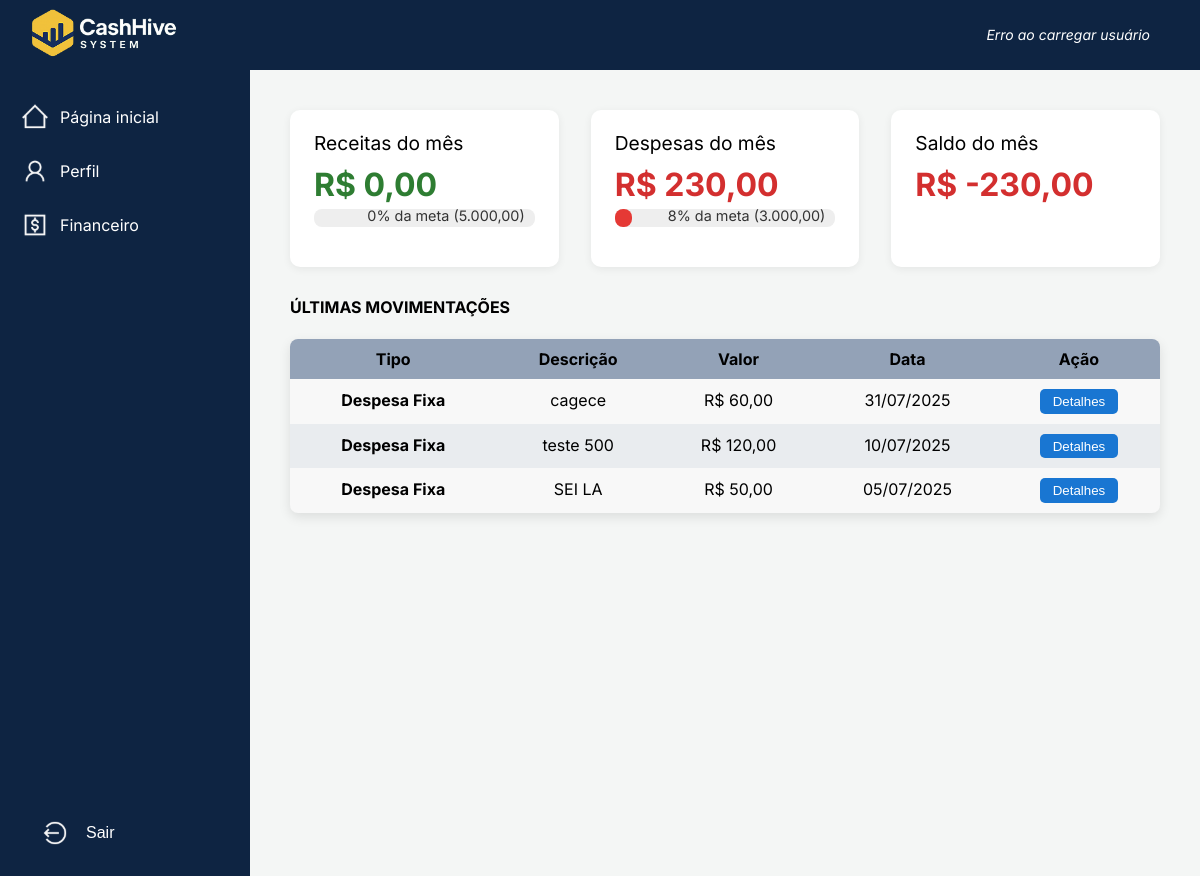
Screenshot of /public/homepage.php (signed in) with the database file from the repository.
### tables this page shows
CREATE TABLE `despesas_fixas` (
  `id_despesa` int(11) NOT NULL,
  `categoria` varchar(50) NOT NULL,
  `data_conta` date NOT NULL,
  `data_pagamento` date NOT NULL,
  `descricao` varchar(255) NOT NULL,
  `valor` decimal(10,2) NOT NULL,
  `id_forma_pagamento` int(11) DEFAULT NULL
);

### public/homepage.php (the view, shortened to what this page needs)
<?php
$conn = Conexao::getConn();
$mesAtual = date('m');
$anoAtual = date('Y');
$stmt = $conn->prepare("SELECT SUM(total_receita) as total FROM RECEITA WHERE MONTH(data_venda) = ? AND YEAR(data_venda) = ?");
$stmt->execute([$mesAtual, $anoAtual]);
$totalReceitas = $stmt->fetchColumn() ?: 0;
$totalDespesas = 0;
$stmt = $conn->prepare("SELECT SUM(valor) FROM DESPESAS_FIXAS WHERE MONTH(data_conta) = ? AND YEAR(data_conta) = ?");
$stmt->execute([$mesAtual, $anoAtual]);
$totalDespesas += $stmt->fetchColumn() ?: 0;
$stmt = $conn->prepare("SELECT SUM(total_despesa) FROM DESPESA_PRODUTO WHERE MONTH(data_compra) = ? AND YEAR(data_compra) = ?");
$stmt->execute([$mesAtual, $anoAtual]);
$totalDespesas += $stmt->fetchColumn() ?: 0;
$stmt = $conn->prepare("SELECT SUM(valor) FROM DESPESA_VARIADOS WHERE MONTH(data_conta) = ? AND YEAR(data_conta) = ?");
$stmt->execute([$mesAtual, $anoAtual]);
$totalDespesas += $stmt->fetchColumn() ?: 0;
$saldo = $totalReceitas - $totalDespesas;
$movimentacoes = [];
$stmt = $conn->prepare("SELECT 'Receita' as tipo, nome_produto as descricao, total_receita as valor, data_venda as data FROM RECEITA WHERE MONTH(data_venda) = ? AND YEAR(data_venda) = ?");
$stmt->execute([$mesAtual, $anoAtual]);
$movimentacoes = array_merge($movimentacoes, $stmt->fetchAll(PDO::FETCH_ASSOC));
$stmt = $conn->prepare("SELECT 'Despesa Fixa' as tipo, descricao, valor, data_conta as data FROM DESPESAS_FIXAS WHERE MONTH(data_conta) = ? AND YEAR(data_conta) = ?");
$stmt->execute([$mesAtual, $anoAtual]);
$movimentacoes = array_merge($movimentacoes, $stmt->fetchAll(PDO::FETCH_ASSOC));
$stmt = $conn->prepare("SELECT 'Despesa Produto' as tipo, nome_produto as descricao, total_despesa as valor, data_compra as data FROM DESPESA_PRODUTO WHERE MONTH(data_compra) = ? AND YEAR(data_compra) = ?");
$stmt->execute([$mesAtual, $anoAtual]);
$movimentacoes = array_merge($movimentacoes, $stmt->fetchAll(PDO::FETCH_ASSOC));
$stmt = $conn->prepare("SELECT 'Despesa Variada' as tipo, descricao, valor, data_conta as data FROM DESPESA_VARIADOS WHERE MONTH(data_conta) = ? AND YEAR(data_conta) = ?");
$stmt->execute([$mesAtual, $anoAtual]);
$movimentacoes = array_merge($movimentacoes, $stmt->fetchAll(PDO::FETCH_ASSOC));
usort($movimentacoes, function($a, $b) {
    return strtotime($b['data']) - strtotime($a['data']);
});
$movimentacoes = array_slice($movimentacoes, 0, 5);
$metaReceita = 5000;
$metaDespesa = 3000;
$progressoReceita = min(100, $metaReceita > 0 ? round(($totalReceitas / $metaReceita) * 100) : 0);
$progressoDespesa = min(100, $metaDespesa > 0 ? round(($totalDespesas / $metaDespesa) * 100) : 0);
?>
<!DOCTYPE html>
<html lang="pt-br">
<head>
    <link rel="stylesheet" href="../assets/css/reset.css">
    <link rel="stylesheet" href="../assets/css/homepage.css">
    <link rel="stylesheet" href="../assets/css/toast.css">
    <link rel="stylesheet" href="https://cdnjs.cloudflare.com/ajax/libs/font-awesome/6.7.2/css/all.min.css" />
    <link rel="stylesheet" href="../assets/css/modalsair.css">
</head>
<body>
    <header class="container-header">
        <div class="logo">
            <img src="../assets/img/logo.png" alt="Logo CashHive">
        </div>
        <div class="user">
            <p id="user-info">Carregando usuário...</p>
        </div>
    </header>
    <div class="main-container">
        <aside class="menu">
            <nav class="nav">
                <ul>
                    <li>
                        <img src="../assets/img/homeicon.svg" alt="Início">
                        <a href="../public/homepage.php">Página inicial</a>
                    </li>
                    <li>
                        <img src="../assets/img/profileicon.svg" alt="Perfil">
                        <a href="../public/profile.php">Perfil</a>
                    </li>
                    <li>
                        <details class="submenu">
                            <summary>
                                <img src="../assets/img/financeicon.svg" alt="Financeiro">
                                Financeiro
                            </summary>
                        </details>
                    </li>
                    <li class="logout">
                        <img src="../assets/img/logouticon.svg" alt="Sair">
                        <button class="btn-sair-conta open-modal" data-modal="modal-1">Sair</button>
                    </li>
                </ul>
            </nav>
        </aside>
        <main class="dashboard">
            <div class="dashboard-cards">
                <div class="dashboard-card">
                    <h3>
                        <span class="tooltip">Receitas do mês
                        </span>
                    </h3>
                    <div class="saldo">R$ <?= number_format($totalReceitas, 2, ',', '.') ?></div>
                    <div class="barra-status">
                        <span><?= $progressoReceita ?>% da meta (<?= number_format($metaReceita, 2, ',', '.') ?>)</span>
                    </div>
                </div>
                <div class="dashboard-card">
                    <h3>
                        <span class="tooltip">Despesas do mês
                        </span>
                    </h3>
                    <div class="saldo saldo-negativo">R$ <?= number_format($totalDespesas, 2, ',', '.') ?></div>
                    <div class="barra-status">
                        <div class="barra-status-inner barra-despesa" style="width: <?= $progressoDespesa ?>%"></div>
                        <span><?= $progressoDespesa ?>% da meta (<?= number_format($metaDespesa, 2, ',', '.') ?>)</span>
                    </div>
                </div>
                <div class="dashboard-card">
                    <h3>
                        <span class="tooltip">Saldo do mês
                        </span>
                    </h3>
                    <div class="saldo <?= $saldo < 0 ? 'saldo-negativo' : '' ?>">R$ <?= number_format($saldo, 2, ',', '.') ?></div>
                </div>
            </div>
            <section class="ultimas-movimentacoes">
                <h3>Últimas movimentações</h3>
                <table>
                    <thead>
                        <tr>
                            <th>Tipo</th>
                            <th>Descrição</th>
                            <th>Valor</th>
                            <th>Data</th>
                            <th>Ação</th>
                        </tr>
                    </thead>
                    <tbody>
                        <?php if (count($movimentacoes) === 0): ?>
                            <tr><td colspan="5">Nenhuma movimentação encontrada.</td></tr>
                        <?php else: ?>
                            <?php foreach ($movimentacoes as $mov): ?>
                                <tr>
                                    <td class="<?= $mov['tipo'] === 'Receita' ? 'tipo-receita' : 'tipo-despesa' ?>">
                                        <?= htmlspecialchars($mov['tipo']) ?>
                                    </td>
                                    <td><?= htmlspecialchars($mov['descricao']) ?></td>
                                    <td>R$ <?= number_format($mov['valor'], 2, ',', '.') ?></td>
                                    <td><?= date('d/m/Y', strtotime($mov['data'])) ?></td>
                                    <td>
                                        <button class="detalhe-btn" onclick="mostrarDetalhes('<?= htmlspecialchars(addslashes($mov['tipo'])) ?>', '<?= htmlspecialchars(addslashes($mov['descricao'])) ?>', '<?= number_format($mov['valor'], 2, ',', '.') ?>', '<?= date('d/m/Y', strtotime($mov['data'])) ?>')">
                                            Detalhes
                                        </button>
                                    </td>
                                </tr>
                            <?php endforeach; ?>
                        <?php endif; ?>
                    </tbody>
                </table>
            </section>
        </main>
    </div>
</body>
</html>

### assets/css/homepage.css (style rules this page uses)
body { margin: 0; font-family: "Inter", sans-serif; background-color: #f4f6f5; }
.container-header { position: fixed; top: 0; left: 0; z-index: 1000; height: 70px; background-color: #0e2442; color: white; display: flex; justify-content: space-between; align-items: center; padding: 0 30px; width: 100%; }
.logo img { height: 50px; }
.user p { font-size: 14px; font-style: italic; margin: 80px; }
.menu { width: 250px; height: 100vh; position: fixed; top: 70px; left: 0; background-color: #0e2442; padding: 20px 0; }
.nav ul { list-style: none; padding: 0; margin: 0; }
.nav li { padding: 12px 20px; display: flex; align-items: center; gap: 10px; }
.nav li a { color: white; text-decoration: none; font-size: 16px; }
.submenu summary { color: white; font-size: 16px; display: flex; align-items: center; gap: 10px; cursor: pointer; }
.submenu summary::after { margin-left: auto; color: white; }
.logout { position: fixed; bottom: 0; bottom: 20px; left: 20px; display: flex; align-items: center; gap: 10px; }
.logout button { color: white; background-color: #14274700; text-decoration: none; font-size: 16px; border: none; }
.dashboard { margin-left: 250px; margin-top: 70px; padding: 40px; background-color: #f4f6f5; min-height: calc(100vh - 70px); }
.ultimas-movimentacoes h3 { margin-bottom: 16px; text-transform: uppercase; font-weight: 700; }
.ultimas-movimentacoes table { color: #000000; font-size: 16px; padding: 20px; background-color: #F8F8F8; border-radius: 12px; box-shadow: 0 4px 12px rgba(0, 0, 0, 0.1); margin-top: 24px; width: 100%; border-collapse: collapse; overflow: hidden; border-radius: 8px; }
.ultimas-movimentacoes thead th { background-color: #93A2B7; text-align: center; padding: 12px 8px; font-weight: 700; }
.ultimas-movimentacoes tbody tr:nth-child(even) { background-color: #e9ecef; }
.ultimas-movimentacoes tbody td { padding: 10px 8px; color: #000000; text-align: center; }
.ultimas-movimentacoes tbody td:last-child { font-weight: 600; }

### public/homepage.php (style rules this page uses)
.dashboard-cards { display: flex; gap: 2rem; margin-bottom: 2rem; }
.dashboard-card { flex: 1; background: #fff; border-radius: 10px; box-shadow: 0 2px 8px #0001; padding: 1.5rem; }
.dashboard-card h3 { margin: 0 0 1rem 0; font-size: 1.2rem; }
.saldo { font-size: 2rem; font-weight: bold; color: #2e7d32; }
.barra-status { background: #eee; border-radius: 8px; height: 18px; margin: 0.5rem 0 1rem 0; position: relative; }
.barra-status-inner { height: 100%; border-radius: 8px; transition: width 0.5s; }
.barra-despesa { background: #e53935; }
.barra-status span { position: absolute; right: 10px; top: 0; font-size: 0.9rem; color: #333; }
.ultimas-movimentacoes { margin-top: 2rem; }
.ultimas-movimentacoes table { width: 100%; border-collapse: collapse; }
.ultimas-movimentacoes th, .ultimas-movimentacoes td { padding: 0.5rem; text-align: left; }
.ultimas-movimentacoes th { background: #f5f5f5; }
.ultimas-movimentacoes tr:nth-child(even) { background: #fafafa; }
.tipo-despesa { color: #d32f2f; font-weight: bold; }
.detalhe-btn { background: #1976d2; color: #fff; border: none; border-radius: 5px; padding: 0.3rem 0.8rem; cursor: pointer; }
.saldo-negativo { color: #d32f2f; }
.tooltip { position: relative; cursor: pointer; }

### rows the page displays
despesas_fixas: tipo "Despesa Fixa", descricao "cagece", valor "60,00", data_conta "31/07/2025"
despesas_fixas: tipo "Despesa Fixa", descricao "teste 500", valor "120,00", data_conta "10/07/2025"
despesas_fixas: tipo "Despesa Fixa", descricao "SEI LA", valor "50,00", data_conta "05/07/2025"

### other values shown
$totalReceitas "0,00"
$progressoReceita "0"
$metaReceita "5.000,00"
$totalDespesas "230,00"
$progressoDespesa "8"
$metaDespesa "3.000,00"
$saldo "-230,00"
